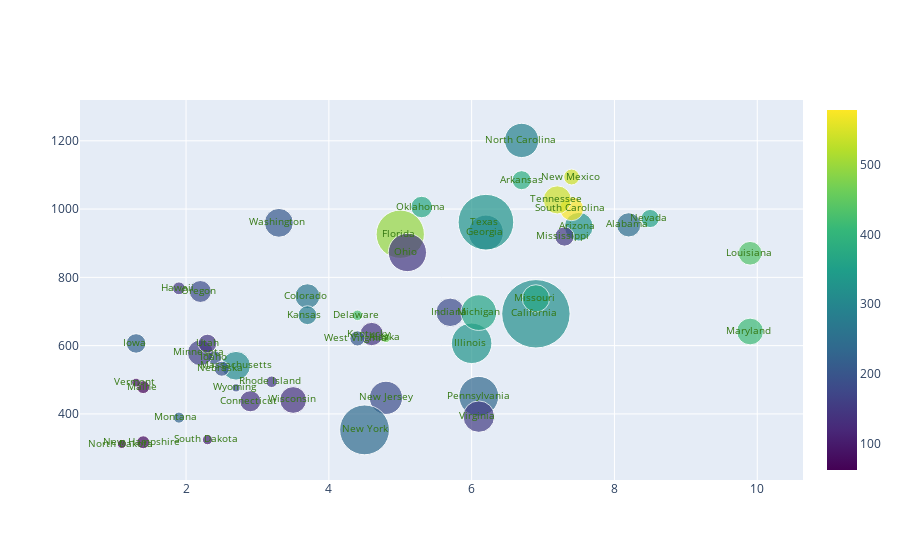

The code cell stored with this chart in its notebook:
### Markdown cell above
(**[text and annotations](https://plot.ly/python/text-and-annotations/#custom-text-color-and-styling) : this link has many options you can play with while drawing a bubble chart.**)

The plot has murder on x-axis and burglary on y-axis. The value of mode "markers+text" is drawing the bubbles which are markers, and text is displaying text on these markers. state is given to text argument which is displayed on bubbles. market attribute is used to customize the size and color of bubbles.

### Code cell
trace = go.Scatter(
    x=crime['murder'],
    y=crime['burglary'],
    mode='markers+text',
    text=crime['state'],
    textfont=dict(
        color='#337711',
        size=10
    ),
        marker = dict(
        size=new_radius,
        color = crime.aggravated_assult,
        colorscale='Viridis',
        showscale=True
    )
)
data = [trace]
iplot(data)

### Figure 1 — Plotly figure (JSON) as saved in the notebook; plotly's stock layout.template omitted (floating-point values rounded to 4 significant figures)
{"data": [{"marker": {"color": [247.8, 465.1, 327.4, 386.8, 317.3, 264.7, 138.6, 428.2, 496.6, 264.3, 147.8, 195.4, 330.2, 179.9, 223.3, 280, 139.8, 435.1, 61.7, 413.8, 308.1, 362.9, 158.7, 149.4, 366.4, 228.5, 192.5, 361.5, 72.3, 184.4, 541.9, 239.7, 289.4, 65.5, 143.4, 370.5, 181.8, 235, 146.1, 579, 108.1, 541.9, 329.8, 143.4, 83.5, 154.8, 205.8, 206.1, 135.2, 188.1], "colorscale": [[0, "#440154"], [0.1111, "#482878"], [0.2222, "#3e4989"], [0.3333, "#31688e"], [0.4444, "#26828e"], [0.5556, "#1f9e89"], [0.6667, "#35b779"], [0.7778, "#6ece58"], [0.8889, "#b5de2b"], [1, "#fde725"]], "showscale": true, "size": [24.27, 9.348, 28.77, 19.07, 68.41, 24.88, 21.11, 10.54, 48.31, 35.12, 12.81, 13.93, 40.53, 28.49, 19.55, 18.89, 23.31, 23.7, 12.95, 26.78, 28.76, 35.69, 25.78, 19.34, 27.44, 11.1, 15.07, 18.2, 12.94, 33.25, 15.9, 49.82, 34.27, 9.037, 38.24, 21.54, 21.97, 39.81, 11.57, 23.88, 10.12, 28.13, 55.65, 18.67, 8.894, 31.45, 28.88, 15.2, 26.77, 8.235]}, "mode": "markers+text", "text": ["Alabama ", "Alaska ", "Arizona ", "Arkansas", "California ", "Colorado ", "Connecticut ", "Delaware ", "Florida ", "Georgia ", "Hawaii ", "Idaho ", "Illinois ", "Indiana ", "Iowa ", "Kansas  ", "Kentucky  ", "Louisiana ", "Maine ", "Maryland ", "Massachusetts", "Michigan", "Minnesota ", "Mississippi ", "Missouri ", "Montana  ", "Nebraska ", "Nevada ", "New Hampshire ", "New Jersey", "New Mexico ", "New York", "North Carolina ", "North Dakota ", "Ohio ", "Oklahoma ", "Oregon ", "Pennsylvania", "Rhode Island ", "South Carolina ", "South Dakota ", "Tennessee ", "Texas ", "Utah", "Vermont ", "Virginia ", "Washington ", "West Virginia ", "Wisconsin ", "Wyoming "], "textfont": {"color": "#337711", "size": 10}, "type": "scatter", "x": [8.2, 4.8, 7.5, 6.7, 6.9, 3.7, 2.9, 4.4, 5, 6.2, 1.9, 2.4, 6, 5.7, 1.3, 3.7, 4.6, 9.9, 1.4, 9.9, 2.7, 6.1, 2.2, 7.3, 6.9, 1.9, 2.5, 8.5, 1.4, 4.8, 7.4, 4.5, 6.7, 1.1, 5.1, 5.3, 2.2, 6.1, 3.2, 7.4, 2.3, 7.2, 6.2, 2.3, 1.3, 6.1, 3.3, 4.4, 3.5, 2.7], "y": [953.8, 622.5, 948.4, 1085.0, 693.3, 744.8, 437.1, 688.9, 926.3, 931, 767.9, 564.4, 606.9, 697.6, 606.4, 689.2, 634, 870.6, 478.5, 641.4, 541.1, 696.8, 578.9, 919.7, 738.3, 389.2, 532.4, 972.4, 317, 447.1, 1094.0, 353.3, 1201.0, 311.9, 872.8, 1006, 758.6, 451.6, 494.2, 1001.0, 324.4, 1027.0, 961.6, 606.2, 491.8, 392.1, 959.7, 621.2, 440.8, 476.3]}], "layout": {}}
